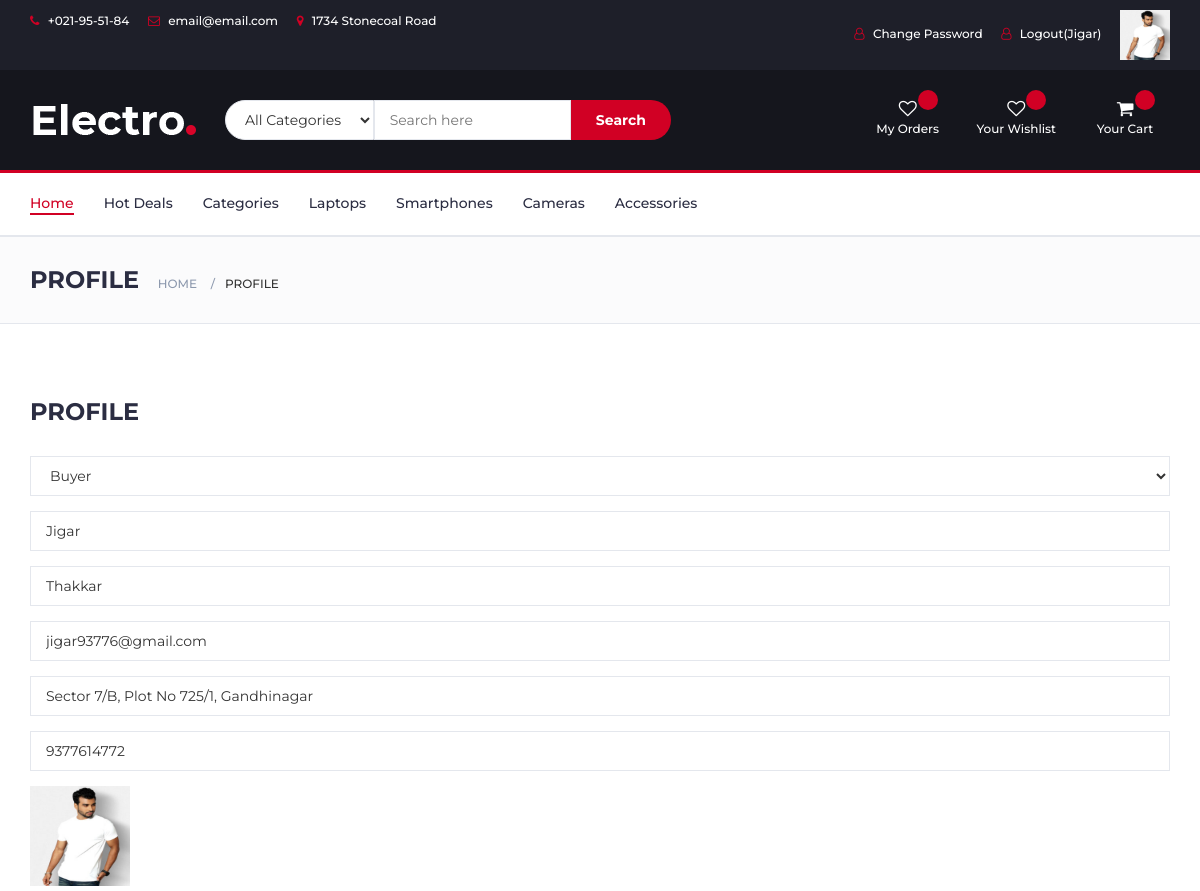
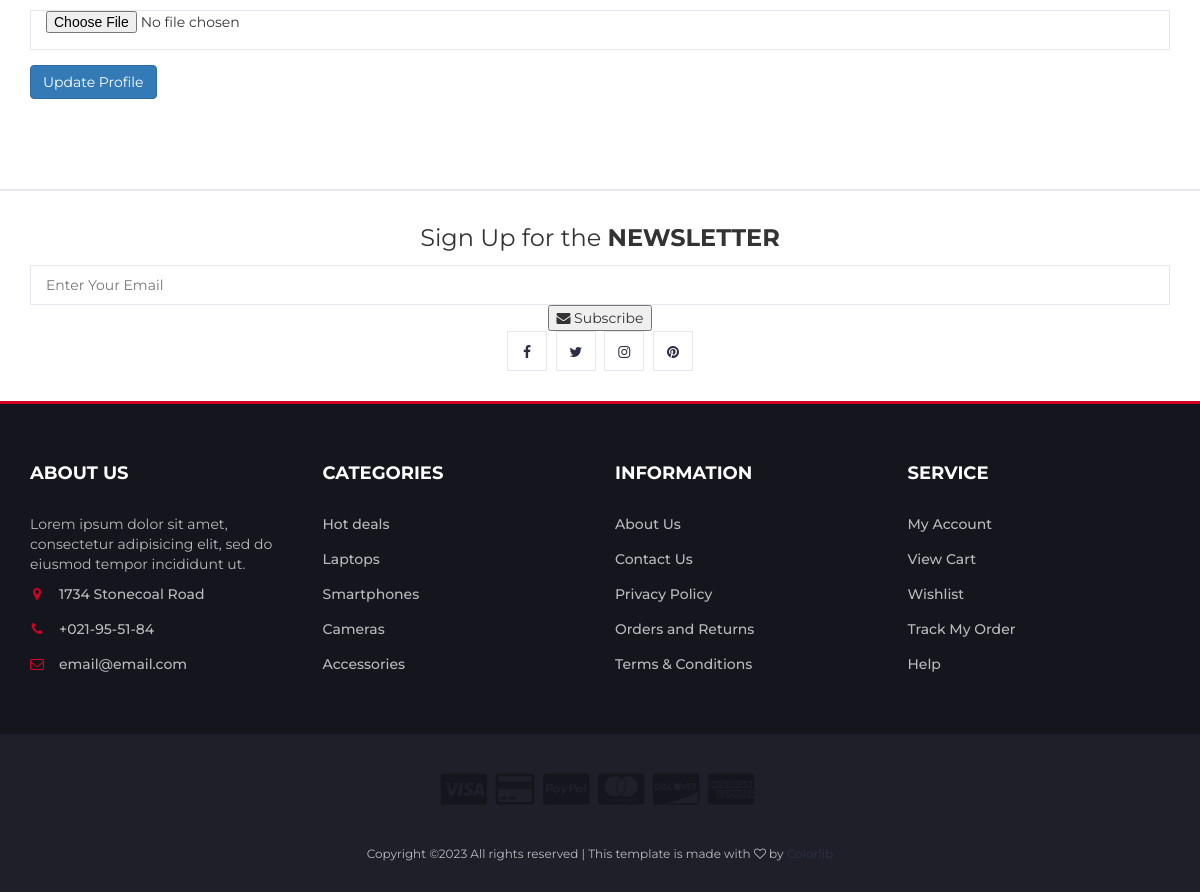
The app's page /profile/ (signed in) with its own data (2 pictures, top to bottom).
### myapp/models.py (models this page shows, shortened)
class User(models.Model):
	fname=models.CharField(max_length=100)
	lname=models.CharField(max_length=100)
	email=models.EmailField()
	mobile=models.PositiveIntegerField()
	address=models.TextField()
	password=models.CharField(max_length=100)
	usertype=models.CharField(max_length=100)
	profile_pic=models.ImageField(upload_to="profile_pic/")

### myapp/views.py (the view)
# urls.py: path('profile/',views.profile,name='profile'),
def profile(request):
	user=User.objects.get(email=request.session['email'])
	if request.method=="POST":
		user.fname=request.POST['fname']
		user.lname=request.POST['lname']
		user.mobile=request.POST['mobile']
		user.address=request.POST['address']
		try:
			user.profile_pic=request.FILES['profile_pic']
		except:
			pass
		user.save()
		request.session['profile_pic']=user.profile_pic.url
		msg="Profile Updated Successfully"
		if user.usertype=="buyer":
			carts=Cart.objects.filter(user=user)
			return render(request,'profile.html',{'user':user,'msg':msg,'carts':carts})
		else:
			return render(request,'seller-profile.html',{'user':user,'msg':msg})
	else:
		user=User.objects.get(email=request.session['email'])
		if user.usertype=="buyer":
			carts=Cart.objects.filter(user=user)
			return render(request,'profile.html',{'user':user,'carts':carts})
		else:
			return render(request,'seller-profile.html',{'user':user})

### myapp/templates/profile.html (shortened to what this page needs)
{% extends 'header.html' %}
{% load static %}
{% block content %}
<!DOCTYPE html>
<html lang="en">
	<head>
    </head>
	<body>
		<div id="breadcrumb" class="section">
			<div class="container">
				<div class="row">
					<div class="col-md-12">
						<h3 class="breadcrumb-header">Profile</h3>
						<ul class="breadcrumb-tree">
							<li><a href="#">Home</a></li>
							<li class="active">Profile</li>
						</ul>
					</div>
				</div>
			</div>
		</div>
		<div class="section">
			<div class="container">
				<div class="row">
					<div class="col-md-12">
						<div class="billing-details">
							<div class="section-title">
								<h3 class="title">Profile</h3>
							</div>
							<form name="signup" method="post" action="{% url 'profile' %}" enctype="multipart/form-data">
							<div class="form-group">
								<select class="input" name="usertype">
									{% if user.usertype == "buyer" %}
										<option value="buyer" selected>Buyer</option>
									{% else %}
										<option>---Select User Type---</option>
										<option value="buyer">Buyer</option>
										<option value="seller" selected>Seller</option>
									{% endif %}
								</select>
							</div>
							<div class="form-group">
								<input class="input" type="text" name="fname" value="{{user.fname}}">
							</div>
							<div class="form-group">
								<input class="input" type="text" name="lname" value="{{user.lname}}">
							</div>
							<div class="form-group">
								<input class="input" type="email" name="email" value="{{user.email}}" readonly>
							</div>
							<div class="form-group">
								<input class="input" type="text" name="address" value="{{user.address}}">
							</div>
							<div class="form-group">
								<input class="input" type="text" name="mobile" value="{{user.mobile}}">
							</div>
							<div class="form-group">
								<img src="{{user.profile_pic.url}}" width="100px" height="100px">
							</div>
							<div class="form-group">
								<input class="input" type="file" name="profile_pic">
							</div>
							<div class="form-group">
								<input class="btn btn-primary" type="submit" name="action" value="Update Profile">
							</div>
						</div>
					</div>
				</div>
			</div>
		</div>
		<div id="newsletter" class="section">
			<div class="container">
				<div class="row">
					<div class="col-md-12">
						<div class="newsletter">
							<p>Sign Up for the <strong>NEWSLETTER</strong></p>
							<form>
								<input class="input" type="email" placeholder="Enter Your Email">
								<button class="newsletter-btn"><i class="fa fa-envelope"></i> Subscribe</button>
							</form>
							<ul class="newsletter-follow">
								<li>
									<a href="#"><i class="fa fa-facebook"></i></a>
								</li>
								<li>
									<a href="#"><i class="fa fa-twitter"></i></a>
								</li>
								<li>
									<a href="#"><i class="fa fa-instagram"></i></a>
								</li>
								<li>
									<a href="#"><i class="fa fa-pinterest"></i></a>
								</li>
							</ul>
						</div>
					</div>
				</div>
			</div>
		</div>
	</body>
</html>
{% endblock %}

### myapp/templates/header.html (shortened to what this page needs)
{% load static %}
<!DOCTYPE html>
<html lang="en">
	<head>
		<link type="text/css" rel="stylesheet" href="{% static 'css/bootstrap.min.css' %}"/>
		<link type="text/css" rel="stylesheet" href="{% static 'css/slick.css' %}"/>
		<link type="text/css" rel="stylesheet" href="{% static 'css/slick-theme.css' %}"/>
		<link type="text/css" rel="stylesheet" href="{% static 'css/nouislider.min.css' %}"/>
		<link rel="stylesheet" href="{% static 'css/font-awesome.min.css' %}">
		<link type="text/css" rel="stylesheet" href="{% static 'css/style.css' %}"/>
    </head>
	<body>
		<header>
			<div id="top-header">
				<div class="container">
					<ul class="header-links pull-left">
						<li><a href="#"><i class="fa fa-phone"></i> +021-95-51-84</a></li>
						<li><a href="#"><i class="fa fa-envelope-o"></i> email@email.com</a></li>
						<li><a href="#"><i class="fa fa-map-marker"></i> 1734 Stonecoal Road</a></li>
					</ul>
					<ul class="header-links pull-right">
						{% if request.session.email %}
							<li><a href="{% url 'change-password' %}"><i class="fa fa-user-o"></i> Change Password</a></li>
							<li><a href="{% url 'logout' %}"><i class="fa fa-user-o"></i> Logout({{request.session.fname}})</a></li>
							<li>
								<a href="{% url 'profile' %}">
									<img src="{{request.session.profile_pic}}" height="50px" width="50px">
								</a>
							</li>
						{% else %}
							<li><a href="{% url 'signup' %}"><i class="fa fa-user-o"></i> Sign Up</a></li>
							<li><a href="{% url 'login' %}"><i class="fa fa-user-o"></i> Login</a></li>
						{% endif %}
					</ul>
				</div>
			</div>
			<div id="header">
				<div class="container">
					<div class="row">
						<div class="col-md-2">
							<div class="header-logo">
								<a href="#" class="logo">
									<img src="{% static 'img/logo.png' %}" alt="">
								</a>
							</div>
						</div>
						<div class="col-md-5">
							<div class="header-search">
								<form>
									<select class="input-select">
										<option value="0">All Categories</option>
									</select>
									<input class="input" placeholder="Search here">
									<button class="search-btn">Search</button>
								</form>
							</div>
						</div>
						{% if request.session.email %}
						<div class="col-md-5 clearfix">
							<div class="header-ctn">
								<div>
									<a href="{% url 'myorder' %}">
										<i class="fa fa-heart-o"></i>
										<span>My Orders</span>
										<div class="qty">{{request.session.wishlist_count}}</div>
									</a>
								</div>
								<div>
									<a href="{% url 'wishlist' %}">
										<i class="fa fa-heart-o"></i>
										<span>Your Wishlist</span>
										<div class="qty">{{request.session.wishlist_count}}</div>
									</a>
								</div>
								<div class="dropdown">
									<a class="dropdown-toggle" data-toggle="dropdown" aria-expanded="true" href="{% url 'cart' %}">
										<i class="fa fa-shopping-cart"></i>
										<span>Your Cart</span>
										<div class="qty">{{request.session.cart_count}}</div>
									</a>
								</div>
							</div>
						</div>
						{% endif %}
					</div>
				</div>
			</div>
		</header>
		<nav id="navigation">
			<div class="container">
				<div id="responsive-nav">
					<ul class="main-nav nav navbar-nav">
						<li class="active"><a href="/">Home</a></li>
						<li><a href="#">Hot Deals</a></li>
						<li><a href="#">Categories</a></li>
						<li><a href="#">Laptops</a></li>
						<li><a href="#">Smartphones</a></li>
						<li><a href="#">Cameras</a></li>
						<li><a href="#">Accessories</a></li>
					</ul>
				</div>
			</div>
		</nav>
		{% block content %}
		{% endblock %}
		<footer id="footer">
			<div class="section">
				<div class="container">
					<div class="row">
						<div class="col-md-3 col-xs-6">
							<div class="footer">
								<h3 class="footer-title">About Us</h3>
								<p>Lorem ipsum dolor sit amet, consectetur adipisicing elit, sed do eiusmod tempor incididunt ut.</p>
								<ul class="footer-links">
									<li><a href="#"><i class="fa fa-map-marker"></i>1734 Stonecoal Road</a></li>
									<li><a href="#"><i class="fa fa-phone"></i>+021-95-51-84</a></li>
									<li><a href="#"><i class="fa fa-envelope-o"></i>email@email.com</a></li>
								</ul>
							</div>
						</div>
						<div class="col-md-3 col-xs-6">
							<div class="footer">
								<h3 class="footer-title">Categories</h3>
								<ul class="footer-links">
									<li><a href="#">Hot deals</a></li>
									<li><a href="#">Laptops</a></li>
									<li><a href="#">Smartphones</a></li>
									<li><a href="#">Cameras</a></li>
									<li><a href="#">Accessories</a></li>
								</ul>
							</div>
						</div>
						<div class="col-md-3 col-xs-6">
							<div class="footer">
								<h3 class="footer-title">Information</h3>
								<ul class="footer-links">
									<li><a href="#">About Us</a></li>
									<li><a href="#">Contact Us</a></li>
									<li><a href="#">Privacy Policy</a></li>
									<li><a href="#">Orders and Returns</a></li>
									<li><a href="#">Terms & Conditions</a></li>
								</ul>
							</div>
						</div>
						<div class="col-md-3 col-xs-6">
							<div class="footer">
								<h3 class="footer-title">Service</h3>
								<ul class="footer-links">
									<li><a href="#">My Account</a></li>
									<li><a href="#">View Cart</a></li>
									<li><a href="#">Wishlist</a></li>
									<li><a href="#">Track My Order</a></li>
									<li><a href="#">Help</a></li>
								</ul>
							</div>
						</div>
					</div>
				</div>
			</div>
			<div id="bottom-footer" class="section">
				<div class="container">
					<div class="row">
						<div class="col-md-12 text-center">
							<ul class="footer-payments">
								<li><a href="#"><i class="fa fa-cc-visa"></i></a></li>
								<li><a href="#"><i class="fa fa-credit-card"></i></a></li>
								<li><a href="#"><i class="fa fa-cc-paypal"></i></a></li>
								<li><a href="#"><i class="fa fa-cc-mastercard"></i></a></li>
								<li><a href="#"><i class="fa fa-cc-discover"></i></a></li>
								<li><a href="#"><i class="fa fa-cc-amex"></i></a></li>
							</ul>
							<span class="copyright">
								Copyright &copy;<script>document.write(new Date().getFullYear());</script> All rights reserved | This template is made with <i class="fa fa-heart-o" aria-hidden="true"></i> by <a href="https://colorlib.com" target="_blank">Colorlib</a>
							</span>
						</div>
					</div>
				</div>
			</div>
		</footer>
	</body>
</html>

### records on screen
User: session.fname "Jigar", usertype "Buyer", fname "Jigar", lname "Thakkar", email "jigar93776@gmail.com", address "Sector 7/B, Plot No 725/1, Gandhinagar", mobile "9377614772", profile_pic (picture)
